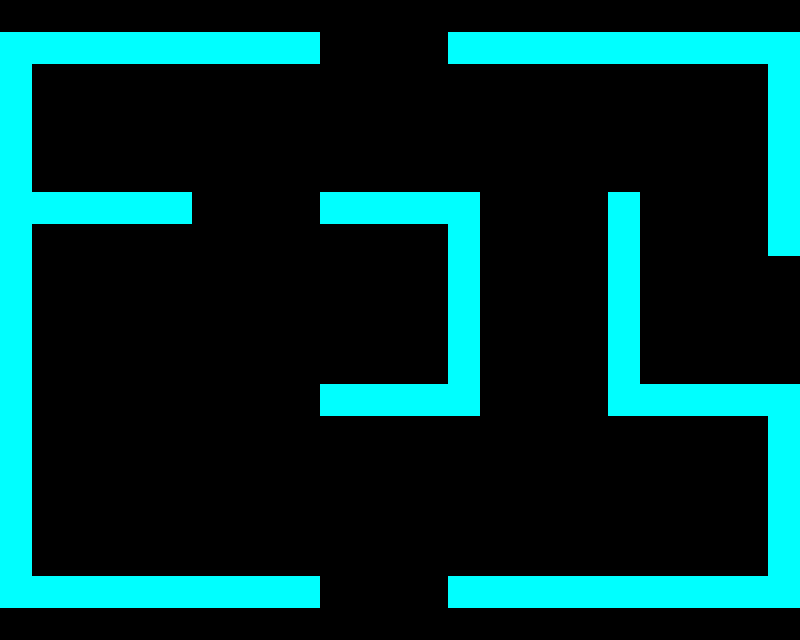

Below is a game level as drawn by its tile map, then a one-line description and the .tmx file that defines it, in full:
An orthogonal 25x20 tile map with 32x32 px tiles, 2 tile layers (pass, nopass), 2 tilesets and 4 objects (3x Finish, Player).

<map version="1.2" tiledversion="1.2.3" orientation="orthogonal" renderorder="right-down" width="25" height="20" tilewidth="32" tileheight="32" infinite="0" nextlayerid="4" nextobjectid="17">
 <properties>
  <property name="passable" type="bool" value="false" />
 </properties>
 <tileset firstgid="1" source="bg.tsx" />
 <tileset firstgid="2" source="wall.tsx" />
 <layer id="1" name="pass" width="25" height="20">
  <data encoding="csv">
1,1,1,1,1,1,1,1,1,1,1,1,1,1,1,1,1,1,1,1,1,1,1,1,1,
1,1,1,1,1,1,1,1,1,1,1,1,1,1,1,1,1,1,1,1,1,1,1,1,1,
1,1,1,1,1,1,1,1,1,1,1,1,1,1,1,1,1,1,1,1,1,1,1,1,1,
1,1,1,1,1,1,1,1,1,1,1,1,1,1,1,1,1,1,1,1,1,1,1,1,1,
1,1,1,1,1,1,1,1,1,1,1,1,1,1,1,1,1,1,1,1,1,1,1,1,1,
1,1,1,1,1,1,1,1,1,1,1,1,1,1,1,1,1,1,1,1,1,1,1,1,1,
1,1,1,1,1,1,1,1,1,1,1,1,1,1,1,1,1,1,1,1,1,1,1,1,1,
1,1,1,1,1,1,1,1,1,1,1,1,1,1,1,1,1,1,1,1,1,1,1,1,1,
1,1,1,1,1,1,1,1,1,1,1,1,1,1,1,1,1,1,1,1,1,1,1,1,1,
1,1,1,1,1,1,1,1,1,1,1,1,1,1,1,1,1,1,1,1,1,1,1,1,1,
1,1,1,1,1,1,1,1,1,1,1,1,1,1,1,1,1,1,1,1,1,1,1,1,1,
1,1,1,1,1,1,1,1,1,1,1,1,1,1,1,1,1,1,1,1,1,1,1,1,1,
1,1,1,1,1,1,1,1,1,1,1,1,1,1,1,1,1,1,1,1,1,1,1,1,1,
1,1,1,1,1,1,1,1,1,1,1,1,1,1,1,1,1,1,1,1,1,1,1,1,1,
1,1,1,1,1,1,1,1,1,1,1,1,1,1,1,1,1,1,1,1,1,1,1,1,1,
1,1,1,1,1,1,1,1,1,1,1,1,1,1,1,1,1,1,1,1,1,1,1,1,1,
1,1,1,1,1,1,1,1,1,1,1,1,1,1,1,1,1,1,1,1,1,1,1,1,1,
1,1,1,1,1,1,1,1,1,1,1,1,1,1,1,1,1,1,1,1,1,1,1,1,1,
1,1,1,1,1,1,1,1,1,1,1,1,1,1,1,1,1,1,1,1,1,1,1,1,1,
1,1,1,1,1,1,1,1,1,1,1,1,1,1,1,1,1,1,1,1,1,1,1,1,1
</data>
 </layer>
 <layer id="2" name="nopass" width="25" height="20">
  <data encoding="csv">
0,0,0,0,0,0,0,0,0,0,0,0,0,0,0,0,0,0,0,0,0,0,0,0,0,
2,2,2,2,2,2,2,2,2,2,0,0,0,0,2,2,2,2,2,2,2,2,2,2,2,
2,0,0,0,0,0,0,0,0,0,0,0,0,0,0,0,0,0,0,0,0,0,0,0,2,
2,0,0,0,0,0,0,0,0,0,0,0,0,0,0,0,0,0,0,0,0,0,0,0,2,
2,0,0,0,0,0,0,0,0,0,0,0,0,0,0,0,0,0,0,0,0,0,0,0,2,
2,0,0,0,0,0,0,0,0,0,0,0,0,0,0,0,0,0,0,0,0,0,0,0,2,
2,2,2,2,2,2,0,0,0,0,2,2,2,2,2,0,0,0,0,2,0,0,0,0,2,
2,0,0,0,0,0,0,0,0,0,0,0,0,0,2,0,0,0,0,2,0,0,0,0,2,
2,0,0,0,0,0,0,0,0,0,0,0,0,0,2,0,0,0,0,2,0,0,0,0,0,
2,0,0,0,0,0,0,0,0,0,0,0,0,0,2,0,0,0,0,2,0,0,0,0,0,
2,0,0,0,0,0,0,0,0,0,0,0,0,0,2,0,0,0,0,2,0,0,0,0,0,
2,0,0,0,0,0,0,0,0,0,0,0,0,0,2,0,0,0,0,2,0,0,0,0,0,
2,0,0,0,0,0,0,0,0,0,2,2,2,2,2,0,0,0,0,2,2,2,2,2,2,
2,0,0,0,0,0,0,0,0,0,0,0,0,0,0,0,0,0,0,0,0,0,0,0,2,
2,0,0,0,0,0,0,0,0,0,0,0,0,0,0,0,0,0,0,0,0,0,0,0,2,
2,0,0,0,0,0,0,0,0,0,0,0,0,0,0,0,0,0,0,0,0,0,0,0,2,
2,0,0,0,0,0,0,0,0,0,0,0,0,0,0,0,0,0,0,0,0,0,0,0,2,
2,0,0,0,0,0,0,0,0,0,0,0,0,0,0,0,0,0,0,0,0,0,0,0,2,
2,2,2,2,2,2,2,2,2,2,0,0,0,0,2,2,2,2,2,2,2,2,2,2,2,
0,0,0,0,0,0,0,0,0,0,0,0,0,0,0,0,0,0,0,0,0,0,0,0,0
</data>
 </layer>
 <objectgroup id="3" name="Object Layer 1">
  <properties>
   <property name="passable" type="bool" value="true" />
  </properties>
  <object id="13" name="Player" x="79" y="294" width="33" height="37" />
  <object id="14" name="Finish" x="318" y="574" width="128" height="38" />
  <object id="15" name="Finish" x="321.333" y="30" width="130.667" height="38" />
  <object id="16" name="Finish" x="766" y="258" width="30.6667" height="131.333" />
 </objectgroup>
</map>
